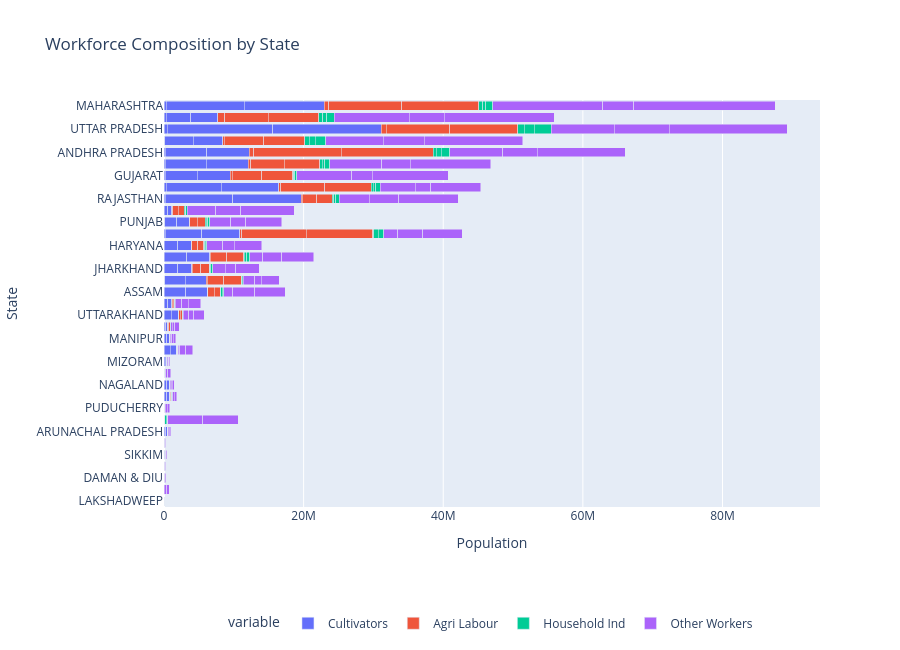

Notebook code for this chart:
### Code cell
df = df_pca.copy()
df = df[df['Level'] == 'STATE']
df = df.rename(columns={
    'Main Cultivator Population Person': 'Cultivators',
    'Main Agricultural Labourers Population Person': 'Agri Labour',
    'Main Household Industries Population Person': 'Household Ind',
    'Main Other Workers Population Person': 'Other Workers'
})
df = df.sort_values('Total Worker Population Person', ascending=True)
fig = px.bar(
    df,
    y='Name',
    x=['Cultivators','Agri Labour','Household Ind','Other Workers'],
    title='Workforce Composition by State',
    labels={'value': 'Population', 'Name': 'State'},
)

fig.update_layout(
    barmode='stack',
    height=650,
    legend=dict(
        orientation='h',
        y=-0.25,
        x=0.5,
        xanchor='center'
    )
)
chart5=fig
chart5

### Figure 1 — Plotly figure (JSON) as saved in the notebook; plotly's stock layout.template omitted (floating-point values rounded to 4 significant figures)
{"data": [{"hovertemplate": "variable=Cultivators<br>Population=%{x}<br>State=%{y}<extra></extra>", "legendgroup": "Cultivators", "marker": {"color": "#636efa", "pattern": {"shape": ""}}, "name": "Cultivators", "orientation": "h", "showlegend": true, "textposition": "auto", "type": "bar", "x": [0, 401, 0, 0, 1053, 291, 596, 1657, 21050, 12706, 596, 3483, 1649, 11842, 8014, 12997, 22707, 7068, 11856, 20546, 32240, 82111, 170274, 5585, 2749, 82707, 38287, 8846, 3516, 1768, 2169, 10763, 244637, 202514, 24062, 248120, 408523, 327425, 404202, 420379, 17751, 237861, 365712, 411270, 25153, 246707, 31555, 80923, 34706, 60360, 1027923, 70078, 541316, 914201, 151617, 919786, 84504, 1045674, 566469, 63281, 15917, 212553, 27759, 1893233, 1719356, 481651, 329691, 1963311, 175619, 213607, 1803860, 2957171, 3106999, 185476, 122286, 1966656, 544932, 3138554, 3038094, 2001362, 473084, 329001, 3219409, 4571337, 3279769, 5824702, 307961, 3526374, 4081481, 9632800, 7885302, 4746956, 6038309, 5902131, 9845353, 11170114, 5261564, 8214993, 3855375, 5413181, 4203767, 6087607, 11478075, 15103331, 15576415], "xaxis": "x", "y": ["LAKSHADWEEP", "CHANDIGARH", "LAKSHADWEEP", "LAKSHADWEEP", "DAMAN & DIU", "ANDAMAN & NICOBAR ISLANDS", "SIKKIM", "DADRA & NAGAR HAVELI", "DADRA & NAGAR HAVELI", "ANDAMAN & NICOBAR ISLANDS", "DAMAN & DIU", "ARUNACHAL PRADESH", "DAMAN & DIU", "NCT OF DELHI", "PUDUCHERRY", "ANDAMAN & NICOBAR ISLANDS", "DADRA & NAGAR HAVELI", "MEGHALAYA", "NAGALAND", "GOA", "MIZORAM", "SIKKIM", "MIZORAM", "HIMACHAL PRADESH", "PUDUCHERRY", "SIKKIM", "MANIPUR", "TRIPURA", "GOA", "CHANDIGARH", "CHANDIGARH", "PUDUCHERRY", "ARUNACHAL PRADESH", "MIZORAM", "GOA", "ARUNACHAL PRADESH", "NAGALAND", "MANIPUR", "MEGHALAYA", "NAGALAND", "UTTARAKHAND", "TRIPURA", "MANIPUR", "MEGHALAYA", "JAMMU & KASHMIR", "TRIPURA", "ASSAM", "CHHATTISGARH", "JHARKHAND", "ODISHA", "UTTARAKHAND", "HARYANA", "JAMMU & KASHMIR", "HIMACHAL PRADESH", "BIHAR", "HIMACHAL PRADESH", "PUNJAB", "UTTARAKHAND", "JAMMU & KASHMIR", "KERALA", "NCT OF DELHI", "RAJASTHAN", "NCT OF DELHI", "HARYANA", "PUNJAB", "KERALA", "MADHYA PRADESH", "HARYANA", "GUJARAT", "KARNATAKA", "PUNJAB", "CHHATTISGARH", "ASSAM", "ANDHRA PRADESH", "WEST BENGAL", "JHARKHAND", "KERALA", "ASSAM", "CHHATTISGARH", "JHARKHAND", "UTTAR PRADESH", "TAMIL NADU", "ODISHA", "GUJARAT", "ODISHA", "KARNATAKA", "MAHARASHTRA", "TAMIL NADU", "WEST BENGAL", "RAJASTHAN", "MADHYA PRADESH", "GUJARAT", "KARNATAKA", "ANDHRA PRADESH", "RAJASTHAN", "MAHARASHTRA", "BIHAR", "MADHYA PRADESH", "TAMIL NADU", "BIHAR", "WEST BENGAL", "ANDHRA PRADESH", "MAHARASHTRA", "UTTAR PRADESH", "UTTAR PRADESH"], "yaxis": "y"}, {"hovertemplate": "variable=Agri Labour<br>Population=%{x}<br>State=%{y}<extra></extra>", "legendgroup": "Agri Labour", "marker": {"color": "#EF553B", "pattern": {"shape": ""}}, "name": "Agri Labour", "orientation": "h", "showlegend": true, "textposition": "auto", "type": "bar", "x": [0, 138, 0, 0, 321, 118, 428, 728, 5456, 2562, 170, 1483, 491, 6123, 42434, 2680, 6184, 3220, 2601, 8024, 14016, 11154, 12448, 2350, 8173, 11582, 9401, 9935, 2734, 1258, 1396, 50607, 18776, 26464, 10758, 20259, 19970, 34373, 111422, 22571, 21727, 191928, 43774, 114642, 18215, 201863, 17733, 113478, 41312, 64631, 225529, 83272, 141304, 66318, 311709, 68668, 89172, 247256, 159519, 158504, 25351, 122435, 31474, 808001, 1078849, 760632, 326980, 891273, 284565, 324158, 1168021, 2392521, 885561, 663060, 229143, 1197462, 919136, 903294, 2505999, 1238774, 655706, 981158, 2355909, 4207186, 2420540, 4795763, 619647, 6252943, 5640355, 2072869, 6303841, 4491751, 5119921, 12538929, 2195304, 10449281, 9225709, 6630821, 7234101, 9537418, 5869498, 13201989, 11068928, 9094209, 9749915], "xaxis": "x", "y": ["LAKSHADWEEP", "CHANDIGARH", "LAKSHADWEEP", "LAKSHADWEEP", "DAMAN & DIU", "ANDAMAN & NICOBAR ISLANDS", "SIKKIM", "DADRA & NAGAR HAVELI", "DADRA & NAGAR HAVELI", "ANDAMAN & NICOBAR ISLANDS", "DAMAN & DIU", "ARUNACHAL PRADESH", "DAMAN & DIU", "NCT OF DELHI", "PUDUCHERRY", "ANDAMAN & NICOBAR ISLANDS", "DADRA & NAGAR HAVELI", "MEGHALAYA", "NAGALAND", "GOA", "MIZORAM", "SIKKIM", "MIZORAM", "HIMACHAL PRADESH", "PUDUCHERRY", "SIKKIM", "MANIPUR", "TRIPURA", "GOA", "CHANDIGARH", "CHANDIGARH", "PUDUCHERRY", "ARUNACHAL PRADESH", "MIZORAM", "GOA", "ARUNACHAL PRADESH", "NAGALAND", "MANIPUR", "MEGHALAYA", "NAGALAND", "UTTARAKHAND", "TRIPURA", "MANIPUR", "MEGHALAYA", "JAMMU & KASHMIR", "TRIPURA", "ASSAM", "CHHATTISGARH", "JHARKHAND", "ODISHA", "UTTARAKHAND", "HARYANA", "JAMMU & KASHMIR", "HIMACHAL PRADESH", "BIHAR", "HIMACHAL PRADESH", "PUNJAB", "UTTARAKHAND", "JAMMU & KASHMIR", "KERALA", "NCT OF DELHI", "RAJASTHAN", "NCT OF DELHI", "HARYANA", "PUNJAB", "KERALA", "MADHYA PRADESH", "HARYANA", "GUJARAT", "KARNATAKA", "PUNJAB", "CHHATTISGARH", "ASSAM", "ANDHRA PRADESH", "WEST BENGAL", "JHARKHAND", "KERALA", "ASSAM", "CHHATTISGARH", "JHARKHAND", "UTTAR PRADESH", "TAMIL NADU", "ODISHA", "GUJARAT", "ODISHA", "KARNATAKA", "MAHARASHTRA", "TAMIL NADU", "WEST BENGAL", "RAJASTHAN", "MADHYA PRADESH", "GUJARAT", "KARNATAKA", "ANDHRA PRADESH", "RAJASTHAN", "MAHARASHTRA", "BIHAR", "MADHYA PRADESH", "TAMIL NADU", "BIHAR", "WEST BENGAL", "ANDHRA PRADESH", "MAHARASHTRA", "UTTAR PRADESH", "UTTAR PRADESH"], "yaxis": "y"}, {"hovertemplate": "variable=Household Ind<br>Population=%{x}<br>State=%{y}<extra></extra>", "legendgroup": "Household Ind", "marker": {"color": "#00cc96", "pattern": {"shape": ""}}, "name": "Household Ind", "orientation": "h", "showlegend": true, "textposition": "auto", "type": "bar", "x": [20, 105, 77, 97, 119, 373, 733, 589, 977, 1017, 261, 1357, 380, 2660, 2030, 1390, 1566, 1257, 2937, 4284, 3903, 2155, 1556, 5189, 4343, 2888, 17517, 4872, 6496, 4114, 4219, 6373, 3371, 5459, 10780, 4728, 6588, 27069, 10712, 9525, 30355, 14424, 44586, 11969, 21578, 19296, 36394, 56919, 55970, 95767, 46685, 112362, 57248, 27502, 154666, 32691, 127891, 77040, 78826, 93639, 166466, 227914, 169126, 89013, 172769, 104642, 299484, 201375, 136108, 317150, 300660, 79777, 205677, 422700, 643037, 193078, 198281, 242071, 136696, 249048, 924306, 563839, 345719, 116105, 441486, 378691, 546345, 555619, 875091, 275153, 348081, 252213, 695841, 741614, 503067, 444965, 624910, 647565, 1119458, 779576, 1518128, 1164314, 991310, 1485130, 2409436], "xaxis": "x", "y": ["LAKSHADWEEP", "CHANDIGARH", "LAKSHADWEEP", "LAKSHADWEEP", "DAMAN & DIU", "ANDAMAN & NICOBAR ISLANDS", "SIKKIM", "DADRA & NAGAR HAVELI", "DADRA & NAGAR HAVELI", "ANDAMAN & NICOBAR ISLANDS", "DAMAN & DIU", "ARUNACHAL PRADESH", "DAMAN & DIU", "NCT OF DELHI", "PUDUCHERRY", "ANDAMAN & NICOBAR ISLANDS", "DADRA & NAGAR HAVELI", "MEGHALAYA", "NAGALAND", "GOA", "MIZORAM", "SIKKIM", "MIZORAM", "HIMACHAL PRADESH", "PUDUCHERRY", "SIKKIM", "MANIPUR", "TRIPURA", "GOA", "CHANDIGARH", "CHANDIGARH", "PUDUCHERRY", "ARUNACHAL PRADESH", "MIZORAM", "GOA", "ARUNACHAL PRADESH", "NAGALAND", "MANIPUR", "MEGHALAYA", "NAGALAND", "UTTARAKHAND", "TRIPURA", "MANIPUR", "MEGHALAYA", "JAMMU & KASHMIR", "TRIPURA", "ASSAM", "CHHATTISGARH", "JHARKHAND", "ODISHA", "UTTARAKHAND", "HARYANA", "JAMMU & KASHMIR", "HIMACHAL PRADESH", "BIHAR", "HIMACHAL PRADESH", "PUNJAB", "UTTARAKHAND", "JAMMU & KASHMIR", "KERALA", "NCT OF DELHI", "RAJASTHAN", "NCT OF DELHI", "HARYANA", "PUNJAB", "KERALA", "MADHYA PRADESH", "HARYANA", "GUJARAT", "KARNATAKA", "PUNJAB", "CHHATTISGARH", "ASSAM", "ANDHRA PRADESH", "WEST BENGAL", "JHARKHAND", "KERALA", "ASSAM", "CHHATTISGARH", "JHARKHAND", "UTTAR PRADESH", "TAMIL NADU", "ODISHA", "GUJARAT", "ODISHA", "KARNATAKA", "MAHARASHTRA", "TAMIL NADU", "WEST BENGAL", "RAJASTHAN", "MADHYA PRADESH", "GUJARAT", "KARNATAKA", "ANDHRA PRADESH", "RAJASTHAN", "MAHARASHTRA", "BIHAR", "MADHYA PRADESH", "TAMIL NADU", "BIHAR", "WEST BENGAL", "ANDHRA PRADESH", "MAHARASHTRA", "UTTAR PRADESH", "UTTAR PRADESH"], "yaxis": "y"}, {"hovertemplate": "variable=Other Workers<br>Population=%{x}<br>State=%{y}<extra></extra>", "legendgroup": "Other Workers", "marker": {"color": "#ab63fa", "pattern": {"shape": ""}}, "name": "Other Workers", "orientation": "h", "showlegend": true, "textposition": "auto", "type": "bar", "x": [2205, 11039, 8502, 10707, 19942, 52762, 54958, 65114, 34728, 56081, 93973, 95010, 113915, 97885, 69710, 108843, 99842, 179071, 156111, 131665, 147047, 78262, 33546, 227268, 262236, 133220, 195476, 276783, 298788, 367106, 378145, 331946, 110604, 180593, 430453, 205614, 132593, 205464, 204623, 288704, 803459, 332370, 400940, 383694, 909389, 609153, 1290426, 1625123, 1799767, 1862838, 697195, 2313766, 929946, 814088, 2017653, 1041356, 3042345, 1500654, 1839335, 4084132, 4981085, 4321723, 5078970, 1645558, 2136050, 3583266, 5016406, 3959324, 7890962, 7481361, 5178395, 935802, 3112778, 7623174, 8202679, 1529644, 7667398, 4403204, 2560925, 3329411, 9043579, 10729067, 2702910, 2983492, 4565748, 4061749, 15778871, 5004180, 5892558, 4192521, 2192334, 10874454, 11543110, 4960294, 8514244, 4445706, 3611783, 7208740, 15733247, 5629436, 14095237, 12583468, 20224577, 7856147, 16899726], "xaxis": "x", "y": ["LAKSHADWEEP", "CHANDIGARH", "LAKSHADWEEP", "LAKSHADWEEP", "DAMAN & DIU", "ANDAMAN & NICOBAR ISLANDS", "SIKKIM", "DADRA & NAGAR HAVELI", "DADRA & NAGAR HAVELI", "ANDAMAN & NICOBAR ISLANDS", "DAMAN & DIU", "ARUNACHAL PRADESH", "DAMAN & DIU", "NCT OF DELHI", "PUDUCHERRY", "ANDAMAN & NICOBAR ISLANDS", "DADRA & NAGAR HAVELI", "MEGHALAYA", "NAGALAND", "GOA", "MIZORAM", "SIKKIM", "MIZORAM", "HIMACHAL PRADESH", "PUDUCHERRY", "SIKKIM", "MANIPUR", "TRIPURA", "GOA", "CHANDIGARH", "CHANDIGARH", "PUDUCHERRY", "ARUNACHAL PRADESH", "MIZORAM", "GOA", "ARUNACHAL PRADESH", "NAGALAND", "MANIPUR", "MEGHALAYA", "NAGALAND", "UTTARAKHAND", "TRIPURA", "MANIPUR", "MEGHALAYA", "JAMMU & KASHMIR", "TRIPURA", "ASSAM", "CHHATTISGARH", "JHARKHAND", "ODISHA", "UTTARAKHAND", "HARYANA", "JAMMU & KASHMIR", "HIMACHAL PRADESH", "BIHAR", "HIMACHAL PRADESH", "PUNJAB", "UTTARAKHAND", "JAMMU & KASHMIR", "KERALA", "NCT OF DELHI", "RAJASTHAN", "NCT OF DELHI", "HARYANA", "PUNJAB", "KERALA", "MADHYA PRADESH", "HARYANA", "GUJARAT", "KARNATAKA", "PUNJAB", "CHHATTISGARH", "ASSAM", "ANDHRA PRADESH", "WEST BENGAL", "JHARKHAND", "KERALA", "ASSAM", "CHHATTISGARH", "JHARKHAND", "UTTAR PRADESH", "TAMIL NADU", "ODISHA", "GUJARAT", "ODISHA", "KARNATAKA", "MAHARASHTRA", "TAMIL NADU", "WEST BENGAL", "RAJASTHAN", "MADHYA PRADESH", "GUJARAT", "KARNATAKA", "ANDHRA PRADESH", "RAJASTHAN", "MAHARASHTRA", "BIHAR", "MADHYA PRADESH", "TAMIL NADU", "BIHAR", "WEST BENGAL", "ANDHRA PRADESH", "MAHARASHTRA", "UTTAR PRADESH", "UTTAR PRADESH"], "yaxis": "y"}], "layout": {"barmode": "stack", "height": 650, "legend": {"orientation": "h", "title": {"text": "variable"}, "tracegroupgap": 0, "x": 0.5, "xanchor": "center", "y": -0.25}, "title": {"text": "Workforce Composition by State"}, "xaxis": {"anchor": "y", "domain": [0, 1], "title": {"text": "Population"}}, "yaxis": {"anchor": "x", "domain": [0, 1], "title": {"text": "State"}}}}
